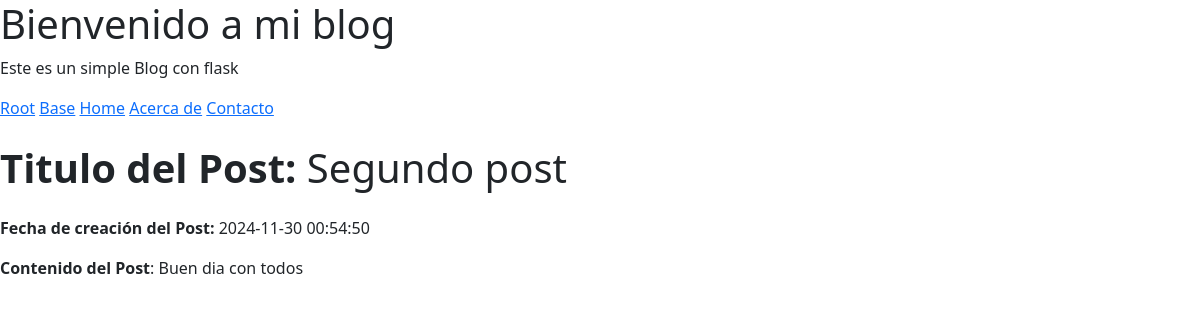
Screenshot of /post/2 with the database file from the repository.
### tables this page shows
CREATE TABLE posts (
    id INTEGER PRIMARY KEY AUTOINCREMENT,
    created TIMESTAMP NOT NULL DEFAULT CURRENT_TIMESTAMP,
    title TEXT NOT NULL,
    content TEXT NOT NULL
);

### app.py (the view)
@app.route("/post/<int:post_id>", methods=["GET"])
def get_one_post(post_id: int):
    conn = get_db_connection()
    post = conn.execute('SELECT * FROM posts WHERE id = ?', (post_id,)).fetchone()
    conn.close()
    return render_template('post/post.html', post=post)

### app.py (called while the page is built)
def get_db_connection():
    conn = sqlite3.connect("database.db")
    conn.row_factory = sqlite3.Row
    return conn

### templates/post/post.html (shortened to what this page needs)
{% extends 'base.html' %}
{% block content %}
<h1 class="my-4"><strong>Titulo del Post:</strong> {{ post['title'] }}</h1>
<p><strong>Fecha de creación del Post:</strong> {{ post['created'] }}</p>
<p class="mb-4"><strong>Contenido del Post</strong>: {{ post['content'] }}</p>
{% endblock %}

### rows the page displays
posts: title "Segundo post", created "2024-11-30 00:54:50", content "Buen dia con todos"
